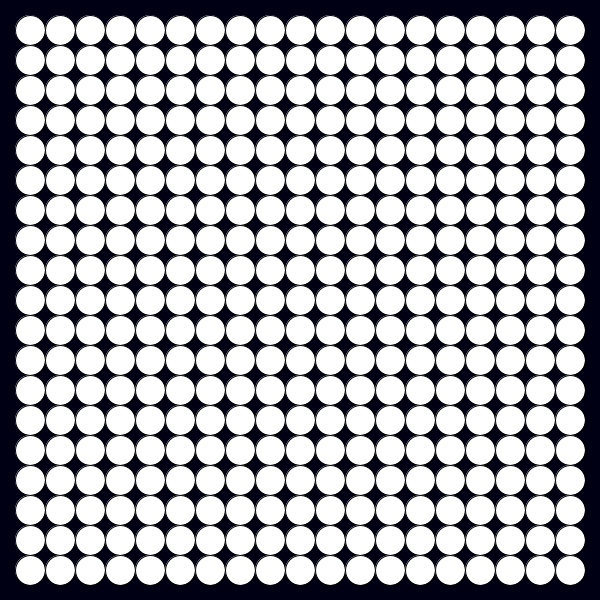
Frame 1 (no input)
Frame 60 (the mouse pressed at the canvas centre just before this capture): identical to frame 1, image omitted
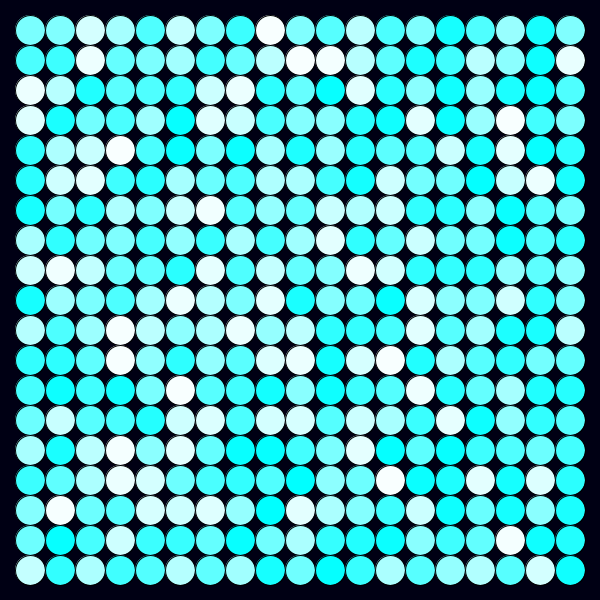
Frame 120 (the mouse held since frame 60 and released just before this capture)

The Processing sketch that drew these frames (run headless with seeded random() and noise(); from frame 60 on, the mouse is pressed at the canvas centre):

// Processing sketch: processing_105782
// ── processing_105782.pde

int x = 20;
int y = 20;

void setup () {
  size (600, 600);
  smooth();
}

void draw () {
  background(0, 0, 20);

  for (int i=1; i<x; i++) {
    for ( int j=1; j<y; j++) {
      if (mousePressed == true) {
        fill(random(250), mouseX, mouseY);
      }
      ellipse ( i*(width/x), j*(height/y), 30, 30);
    }
  }
}
